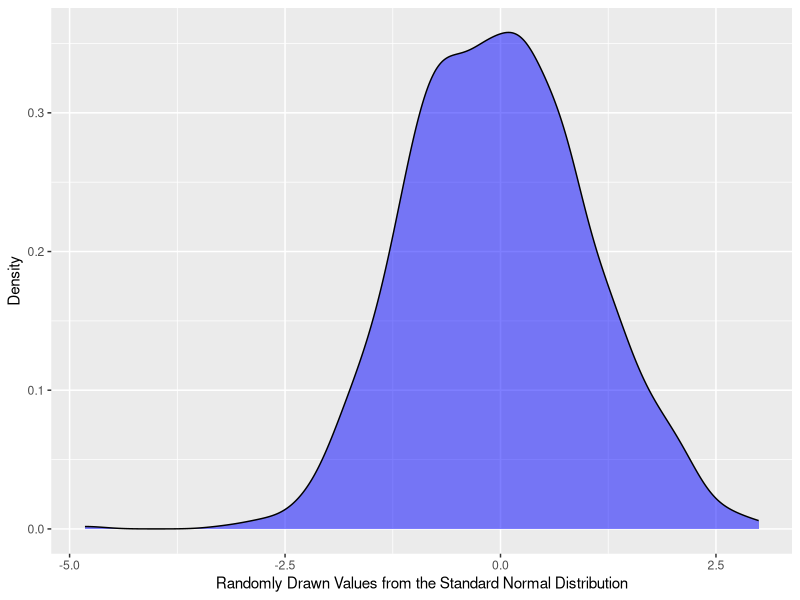

Write the R code that produced this figure.
## ---- chunk 1
# import libraries
library(tidyverse)
## ---- chunk 2
# dnorm: value of the standard normal distribution pdf at x=0
dnorm(x = 0, mean = 0, sd = 1)
## ---- chunk 3
# pnorm: amount of the standard normal distribution pdf to the left of x=0
pnorm(q = 0, mean = 0, sd = 1)
## ---- chunk 4
# qnorm: find the 0.50 quantile of the standard normal distribution
qnorm(p = 0.50, mean = 0, sd = 1)
## ---- chunk 5
# rnorm: vector of 1000 random draws from the standard normal distribution
normal_vector <- rnorm(n = 1000, mean = 0, sd = 1)
## ---- chunk 6
ggplot() + 
  geom_density(aes(normal_vector), fill = 'blue', alpha = 0.5) +
  xlab('Randomly Drawn Values from the Standard Normal Distribution') +
  ylab('Density')
